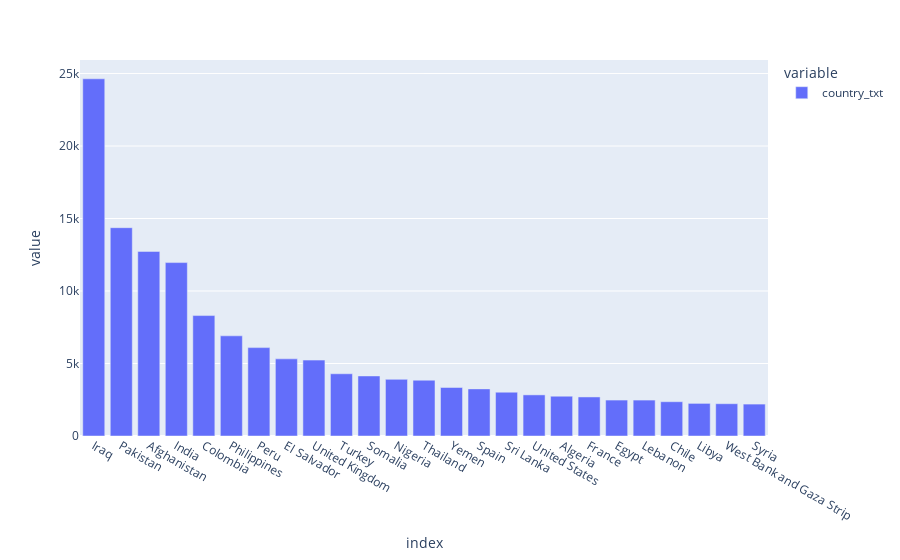

This figure's notebook cell:
### Code cell
# Grafico de frecuencias con matplotlib
colors = plt.cm.rainbow(np.linspace(0, 1, 25))
Country = psdf['country_txt'].value_counts()
Country[:25].plot.bar()

### Figure 1 — Plotly figure (JSON) as saved in the notebook; plotly's stock layout.template omitted (floating-point values rounded to 4 significant figures)
{"data": [{"alignmentgroup": "True", "hovertemplate": "variable=country_txt<br>index=%{x}<br>value=%{y}<extra></extra>", "legendgroup": "country_txt", "marker": {"color": "#636efa", "pattern": {"shape": ""}}, "name": "country_txt", "offsetgroup": "country_txt", "orientation": "v", "showlegend": true, "textposition": "auto", "type": "bar", "x": ["Iraq", "Pakistan", "Afghanistan", "India", "Colombia", "Philippines", "Peru", "El Salvador", "United Kingdom", "Turkey", "Somalia", "Nigeria", "Thailand", "Yemen", "Spain", "Sri Lanka", "United States", "Algeria", "France", "Egypt", "Lebanon", "Chile", "Libya", "West Bank and Gaza Strip", "Syria"], "xaxis": "x", "y": [24636, 14368, 12731, 11960, 8306, 6908, 6096, 5320, 5235, 4292, 4142, 3907, 3849, 3347, 3249, 3022, 2836, 2743, 2693, 2479, 2478, 2365, 2249, 2227, 2201], "yaxis": "y"}], "layout": {"barmode": "relative", "legend": {"title": {"text": "variable"}, "tracegroupgap": 0}, "margin": {"t": 60}, "xaxis": {"anchor": "y", "domain": [0, 1], "title": {"text": "index"}}, "yaxis": {"anchor": "x", "domain": [0, 1], "title": {"text": "value"}}}}
